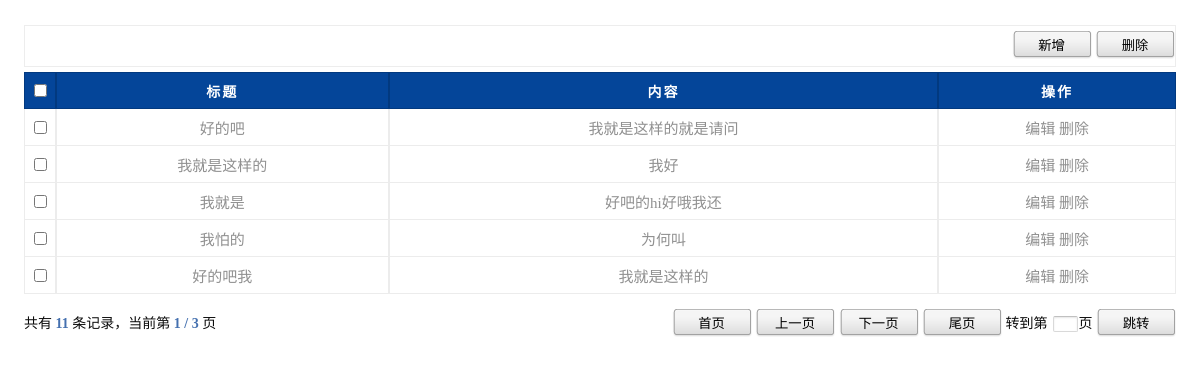
Page /sche_list/ on the committed database.
### test_schedule/models.py (models this page shows)
class Schedule(models.Model):
    title = models.CharField(max_length=20)
    content = models.CharField(max_length=50)

### test_schedule/views.py (the view)
# urls.py: url(r'^sche_list/$', 'test_schedule.views.sche_list'),
def sche_list(request):
    try:
        curpage = int(request.GET.get('curpage',1))
        pagetype = request.GET.get('pagetype','')
        if pagetype=='':
            pagetype=''
    except ValueError:
        curpage = 1
        pagetype = ''
    allrecord = Schedule.objects.count()
    allpage = (allrecord+ONE_PAGE_OF_DATA-1)//ONE_PAGE_OF_DATA
    if pagetype=='pageUp':
        curpage -= 1
    elif pagetype=='pageDown':
        curpage += 1
    if pagetype=='pageBef' or curpage<1:
        curpage = 1
    if pagetype=='pageLat' or curpage>allpage:
        curpage = allpage
    startpos = (curpage-1)*ONE_PAGE_OF_DATA
    endpos = startpos + ONE_PAGE_OF_DATA
    if endpos>allrecord:
        endpos = allrecord
    print("---------------------")
    print(startpos)
    schedules = Schedule.objects.all()[startpos:endpos]
    return render_to_response('schedule_list.html',
                              {'schedules':schedules,'allrecord':allrecord,'allpage':allpage,'curpage':curpage})

### test_schedule/templates/schedule_list.html (shortened to what this page needs)
﻿<!DOCTYPE html>
<html>
<head>
<link href="/static/style/authority/basic_layout.css" rel="stylesheet" type="text/css">
<link href="/static/style/authority/common_style.css" rel="stylesheet" type="text/css">
<link rel="stylesheet" type="text/css" href="/static/style/authority/jquery.fancybox-1.3.4.css" media="screen"></link>
</head>
<body>
	<form id="submitForm" name="submitForm" action="" method="post">
		<div id="container">
			<div class="ui_content">
				<div class="ui_text_indent">
					<div id="box_border">
						<div id="box_bottom">
							<input type="button" value="新增" class="ui_input_btn01" id="addBtn" />
							<input type="button" value="删除" class="ui_input_btn01" onclick="batchDel();" />
						</div>
					</div>
				</div>
			</div>
			<div class="ui_content">
				<div class="ui_tb">
					<table class="table" cellspacing="0" cellpadding="0" width="100%" align="center" border="0">
						<tr>
							<th width="30"><input type="checkbox" id="all" onclick="selectOrClearAllCheckbox(this);" />
							</th>
							<th>标题</th>
							<th>内容</th>
							<th>操作</th>
						</tr>
						{% for schedule in schedules %}
							<tr>
								<td><input type="checkbox" name="IDCheck" value="{{ schedule.id }}" class="acb" /></td>
								<td>{{ schedule.title }}</td>
								<td>{{ schedule.content }}</td>
								<td>
									<a href="/sche_edit/{{ schedule.id }}" class="edit">编辑</a>
									<a href="javascript:del({{ schedule.id }});">删除</a>
								</td>
							</tr>
						{% endfor %}
					</table>
				</div>
				<div class="ui_tb_h30">
					<div class="ui_flt" style="height: 30px; line-height: 30px;">
						共有
						<span class="ui_txt_bold04">{{allrecord}}</span>
						条记录，当前第
						<span class="ui_txt_bold04">{{curpage}}
						/
						{{allpage}}</span>
						页
					</div>
					<div class="ui_frt">
							<input type="button" value="首页" class="ui_input_btn01"
								onclick="jumpNormalPage(this);"/>
							<input type="button" value="上一页" class="ui_input_btn01"
								onclick="jumpNormalPage(this);"/>
							<input type="button" value="下一页" class="ui_input_btn01"
								onclick="jumpNormalPage(this);" />
							<input type="button" value="尾页" class="ui_input_btn01"
								onclick="jumpNormalPage(this);" />
						转到第<input type="text" id="jumpNumTxt" class="ui_input_txt01" />页
							 <input type="button" class="ui_input_btn01" value="跳转" onclick="jumpInputPage({{allpage}});" />
					</div>
				</div>
			</div>
		</div>
	</form>
</body>
</html>

### static/style/authority/basic_layout.css (style rules this page uses)
#container { width: 96%; margin: 0 auto; overflow: hidden; }
.ui_content { margin-top: 5px; overflow: auto; clear: both; }
.ui_tb { overflow: visible; margin-bottom: 15px; }
.ui_tb_h30 { height: 30px; overflow: auto; }
#box_border { border: 1px solid #EDEDED; }
#box_bottom { height: 40px; line-height: 40px; text-align: right; }

### static/style/authority/common_style.css (style rules this page uses)
body { margin: 0; font: normal 15px "Microsoft YaHei"; color: #0C0C0C; font-size: 14px; line-height: 20px; }
html { height: 100%; margin: 0; padding: 0; }
body { height: 100%; margin: 0; padding: 0; font-family: "Microsoft Yahei" }
html,body,div,h1,ul,li,select,p,iframe,input,textarea { margin: 0; padding: 0; }
a:link,a:visited,a:hover,a:active { list-style: none; text-decoration: none; color: #909090; }
.table { padding: 0; margin: 0; position: relative; margin: 0 auto; }
.table tbody tr th { background: #044599 no-repeat; text-align: center; border-left: 1px solid #02397F; border-right: 1px solid #02397F; border-bottom: 1px solid #02397F; border-top: 1px solid #02397F; letter-spacing: 2px; text-transform: uppercase; font-size: 14px; color: #fff; height: 37px; }
.table tbody tr td { text-align: center; border-left: 1px solid #ECECEC; border-right: 1px solid #ECECEC; border-bottom: 1px solid #ECECEC; font-size: 15px; color: #909090; height: 37px; }
.ui_text_indent { text-indent: 5px; clear: both; }
.ui_flt { float: left; }
.ui_frt { float: right; }
.ui_input_txt01 { width: 25px; height: 16px; margin: 1px 1px 1px 5px; outline: 0; padding: 5px; border: 1px solid; border-color: #C0C0C0 #D9D9D9 #D9D9D9; border-radius: 2px; background: #FFF; box-shadow: inset 0 1px 2px rgba(0, 0, 0, 0.1), 0 1px 0 rgba(255, 255, 255, 0.2); -webkit-transition: box-shadow, border-color .5s ease-in-out; -moz-transition: box-shadow, border-color .5s ease-in-out; -o-transition: box-shadow, border-color .5s ease-in-out; }
.ui_input_btn01 { width: 80px; height: 30px; line-height: 30px; text-align: center; border-style: none; cursor: pointer; font-family: "Microsoft YaHei", "微软雅黑", "sans-serif"; background: url('../../images/login/btn.jpg') 0px -1px no-repeat; }
.ui_txt_bold04 { color: #4470AF; font-weight: bolder; }

### static/scripts/artDialog/skins/default.css (style rules this page uses)
body { _margin:0; _height:100%; }

### rows in the picture
Schedule: title "好的吧", content "我就是这样的就是请问"
Schedule: title "我就是这样的", content "我好"
Schedule: title "我就是", content "好吧的hi好哦我还"
Schedule: title "我怕的", content "为何叫"
Schedule: title "好的吧我", content "我就是这样的"

### other values in the picture
{{ allrecord }} "11"
{{ curpage }} "1"
{{ allpage }} "3"
